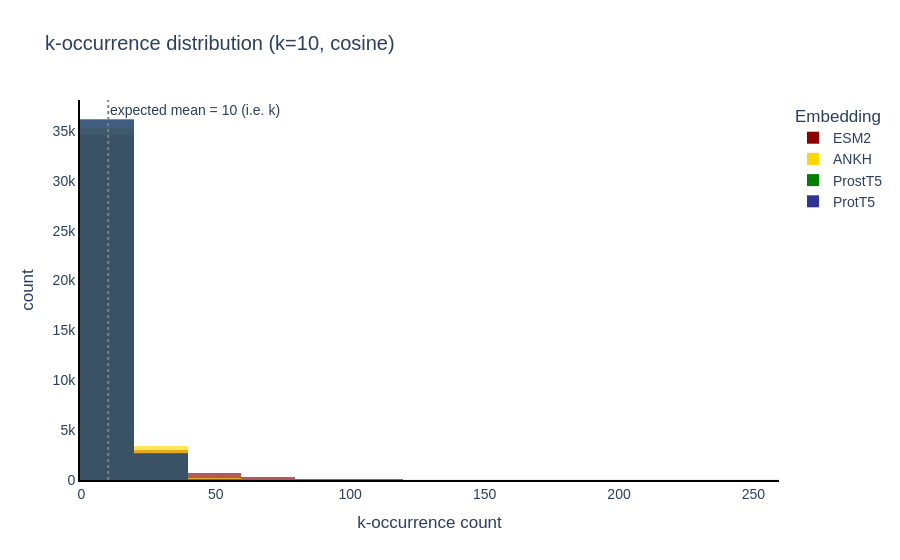

Notebook code for this chart:
### Code cell
kocc_df = hub.data["k_occurrence"]

fig = px.histogram(
    kocc_df, x="KOccurrence", color="Embedding",
    barmode="overlay", nbins=20, opacity=0.65,
    title=f"k-occurrence distribution (k={k_hub}, cosine)",
    labels={"KOccurrence": "k-occurrence count"},
    template="plotly_white",
    color_discrete_map=colors,
)
fig.add_vline(x=k_hub, line_dash="dot", line_color="grey",
              annotation_text=f"expected mean = {k_hub} (i.e. k)",
              annotation_position="top right")
fig.update_layout(font=dict(family="Arial", size=14))
fig.update_xaxes(showline=True, linecolor="black", linewidth=2, showgrid=False)
fig.update_yaxes(showline=True, linecolor="black", linewidth=2, showgrid=False)
fig.show()

### Figure 1 — Plotly figure (JSON) as saved in the notebook; plotly's stock layout.template omitted (floating-point values rounded to 4 significant figures; data arrays with more than 128 entries replaced by an {"elided": "..."} marker saying what was removed)
{"data": [{"bingroup": "x", "hovertemplate": "Embedding=ESM2<br>k-occurrence count=%{x}<br>count=%{y}<extra></extra>", "legendgroup": "ESM2", "marker": {"color": "#8B0000", "opacity": 0.65, "pattern": {"shape": ""}}, "name": "ESM2", "nbinsx": 20, "orientation": "v", "showlegend": true, "type": "histogram", "x": {"elided": "38898 int values"}, "xaxis": "x", "yaxis": "y"}, {"bingroup": "x", "hovertemplate": "Embedding=ANKH<br>k-occurrence count=%{x}<br>count=%{y}<extra></extra>", "legendgroup": "ANKH", "marker": {"color": "#FFD700", "opacity": 0.65, "pattern": {"shape": ""}}, "name": "ANKH", "nbinsx": 20, "orientation": "v", "showlegend": true, "type": "histogram", "x": {"elided": "38898 int values"}, "xaxis": "x", "yaxis": "y"}, {"bingroup": "x", "hovertemplate": "Embedding=ProstT5<br>k-occurrence count=%{x}<br>count=%{y}<extra></extra>", "legendgroup": "ProstT5", "marker": {"color": "#008000", "opacity": 0.65, "pattern": {"shape": ""}}, "name": "ProstT5", "nbinsx": 20, "orientation": "v", "showlegend": true, "type": "histogram", "x": {"elided": "38898 int values"}, "xaxis": "x", "yaxis": "y"}, {"bingroup": "x", "hovertemplate": "Embedding=ProtT5<br>k-occurrence count=%{x}<br>count=%{y}<extra></extra>", "legendgroup": "ProtT5", "marker": {"color": "#303496", "opacity": 0.65, "pattern": {"shape": ""}}, "name": "ProtT5", "nbinsx": 20, "orientation": "v", "showlegend": true, "type": "histogram", "x": {"elided": "38898 int values"}, "xaxis": "x", "yaxis": "y"}], "layout": {"annotations": [{"showarrow": false, "text": "expected mean = 10 (i.e. k)", "x": 10, "xanchor": "left", "xref": "x", "y": 1, "yanchor": "top", "yref": "y domain"}], "barmode": "overlay", "font": {"family": "Arial", "size": 14}, "legend": {"title": {"text": "Embedding"}, "tracegroupgap": 0}, "shapes": [{"line": {"color": "grey", "dash": "dot"}, "type": "line", "x0": 10, "x1": 10, "xref": "x", "y0": 0, "y1": 1, "yref": "y domain"}], "title": {"text": "k-occurrence distribution (k=10, cosine)"}, "xaxis": {"anchor": "y", "domain": [0, 1], "linecolor": "black", "linewidth": 2, "showgrid": false, "showline": true, "title": {"text": "k-occurrence count"}}, "yaxis": {"anchor": "x", "domain": [0, 1], "linecolor": "black", "linewidth": 2, "showgrid": false, "showline": true, "title": {"text": "count"}}}}
